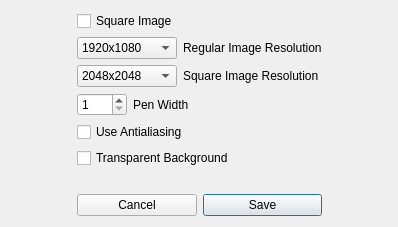
<?xml version="1.0" encoding="UTF-8"?>
<ui version="4.0">
 <class>SaveImageDialog</class>
 <widget class="QDialog" name="SaveImageDialog">
  <property name="geometry">
   <rect>
    <x>0</x>
    <y>0</y>
    <width>398</width>
    <height>227</height>
   </rect>
  </property>
  <property name="windowTitle">
   <string>SaveImageDialog</string>
  </property>
  <property name="locale">
   <locale language="English" country="UnitedStates"/>
  </property>
  <layout class="QGridLayout" name="gridLayout">
   <item row="1" column="1">
    <spacer name="verticalSpacer">
     <property name="orientation">
      <enum>Qt::Vertical</enum>
     </property>
     <property name="sizeHint" stdset="0">
      <size>
       <width>20</width>
       <height>40</height>
      </size>
     </property>
    </spacer>
   </item>
   <item row="2" column="1">
    <layout class="QHBoxLayout" name="horizontalLayout_2">
     <item>
      <widget class="QPushButton" name="cancelBtn">
       <property name="text">
        <string>Cancel</string>
       </property>
      </widget>
     </item>
     <item>
      <widget class="QPushButton" name="saveBtn">
       <property name="text">
        <string>Save</string>
       </property>
       <property name="default">
        <bool>true</bool>
       </property>
      </widget>
     </item>
    </layout>
   </item>
   <item row="0" column="0">
    <spacer name="horizontalSpacer">
     <property name="orientation">
      <enum>Qt::Horizontal</enum>
     </property>
     <property name="sizeHint" stdset="0">
      <size>
       <width>40</width>
       <height>20</height>
      </size>
     </property>
    </spacer>
   </item>
   <item row="0" column="1">
    <layout class="QVBoxLayout" name="verticalLayout">
     <item>
      <layout class="QHBoxLayout" name="horizontalLayout">
       <item>
        <widget class="QCheckBox" name="useSquareImageCheckBox">
         <property name="locale">
          <locale language="English" country="UnitedStates"/>
         </property>
         <property name="text">
          <string>Square Image</string>
         </property>
        </widget>
       </item>
      </layout>
     </item>
     <item>
      <layout class="QHBoxLayout" name="horizontalLayout_3">
       <item>
        <widget class="QComboBox" name="regularResComboBox">
         <property name="minimumSize">
          <size>
           <width>100</width>
           <height>0</height>
          </size>
         </property>
         <property name="maximumSize">
          <size>
           <width>100</width>
           <height>16777215</height>
          </size>
         </property>
         <property name="currentText">
          <string>1920x1080</string>
         </property>
         <property name="currentIndex">
          <number>1</number>
         </property>
         <item>
          <property name="text">
           <string>1280x720</string>
          </property>
         </item>
         <item>
          <property name="text">
           <string>1920x1080</string>
          </property>
         </item>
         <item>
          <property name="text">
           <string>2560x1440</string>
          </property>
         </item>
         <item>
          <property name="text">
           <string>3840x2160</string>
          </property>
         </item>
         <item>
          <property name="text">
           <string>7680x4320</string>
          </property>
         </item>
        </widget>
       </item>
       <item>
        <widget class="QLabel" name="label">
         <property name="text">
          <string>Regular Image Resolution</string>
         </property>
        </widget>
       </item>
      </layout>
     </item>
     <item>
      <layout class="QHBoxLayout" name="horizontalLayout_4">
       <item>
        <widget class="QComboBox" name="squareResComboBox">
         <property name="minimumSize">
          <size>
           <width>100</width>
           <height>0</height>
          </size>
         </property>
         <property name="maximumSize">
          <size>
           <width>100</width>
           <height>16777215</height>
          </size>
         </property>
         <property name="currentIndex">
          <number>1</number>
         </property>
         <item>
          <property name="text">
           <string>1024x1024</string>
          </property>
         </item>
         <item>
          <property name="text">
           <string>2048x2048</string>
          </property>
         </item>
         <item>
          <property name="text">
           <string>4096x4096</string>
          </property>
         </item>
         <item>
          <property name="text">
           <string>8192x8192</string>
          </property>
         </item>
        </widget>
       </item>
       <item>
        <widget class="QLabel" name="label_2">
         <property name="text">
          <string>Square Image Resolution</string>
         </property>
        </widget>
       </item>
      </layout>
     </item>
     <item>
      <layout class="QHBoxLayout" name="horizontalLayout_5">
       <item>
        <widget class="QSpinBox" name="penWidthSpinBox">
         <property name="maximumSize">
          <size>
           <width>50</width>
           <height>16777215</height>
          </size>
         </property>
         <property name="minimum">
          <number>1</number>
         </property>
         <property name="maximum">
          <number>10</number>
         </property>
         <property name="value">
          <number>1</number>
         </property>
        </widget>
       </item>
       <item>
        <widget class="QLabel" name="label_3">
         <property name="text">
          <string>Pen Width</string>
         </property>
        </widget>
       </item>
      </layout>
     </item>
     <item>
      <widget class="QCheckBox" name="useAntialiasingCheckBox">
       <property name="text">
        <string>Use Antialiasing</string>
       </property>
      </widget>
     </item>
     <item>
      <widget class="QCheckBox" name="transpBackCheckBox">
       <property name="text">
        <string>Transparent Background</string>
       </property>
      </widget>
     </item>
    </layout>
   </item>
   <item row="0" column="2">
    <spacer name="horizontalSpacer_2">
     <property name="orientation">
      <enum>Qt::Horizontal</enum>
     </property>
     <property name="sizeHint" stdset="0">
      <size>
       <width>40</width>
       <height>20</height>
      </size>
     </property>
    </spacer>
   </item>
  </layout>
 </widget>
 <layoutdefault spacing="6" margin="11"/>
 <resources/>
 <connections>
  <connection>
   <sender>saveBtn</sender>
   <signal>clicked()</signal>
   <receiver>SaveImageDialog</receiver>
   <slot>accept()</slot>
   <hints>
    <hint type="sourcelabel">
     <x>253</x>
     <y>212</y>
    </hint>
    <hint type="destinationlabel">
     <x>313</x>
     <y>-2</y>
    </hint>
   </hints>
  </connection>
  <connection>
   <sender>cancelBtn</sender>
   <signal>clicked()</signal>
   <receiver>SaveImageDialog</receiver>
   <slot>reject()</slot>
   <hints>
    <hint type="sourcelabel">
     <x>153</x>
     <y>209</y>
    </hint>
    <hint type="destinationlabel">
     <x>103</x>
     <y>-8</y>
    </hint>
   </hints>
  </connection>
 </connections>
 <slots>
  <slot>setUseAntialiasing(int)</slot>
  <slot>setSquareImage(int)</slot>
  <slot>setRegularRes(int)</slot>
  <slot>setSquareRes(int)</slot>
  <slot>setPenWidth(int)</slot>
 </slots>
</ui>
